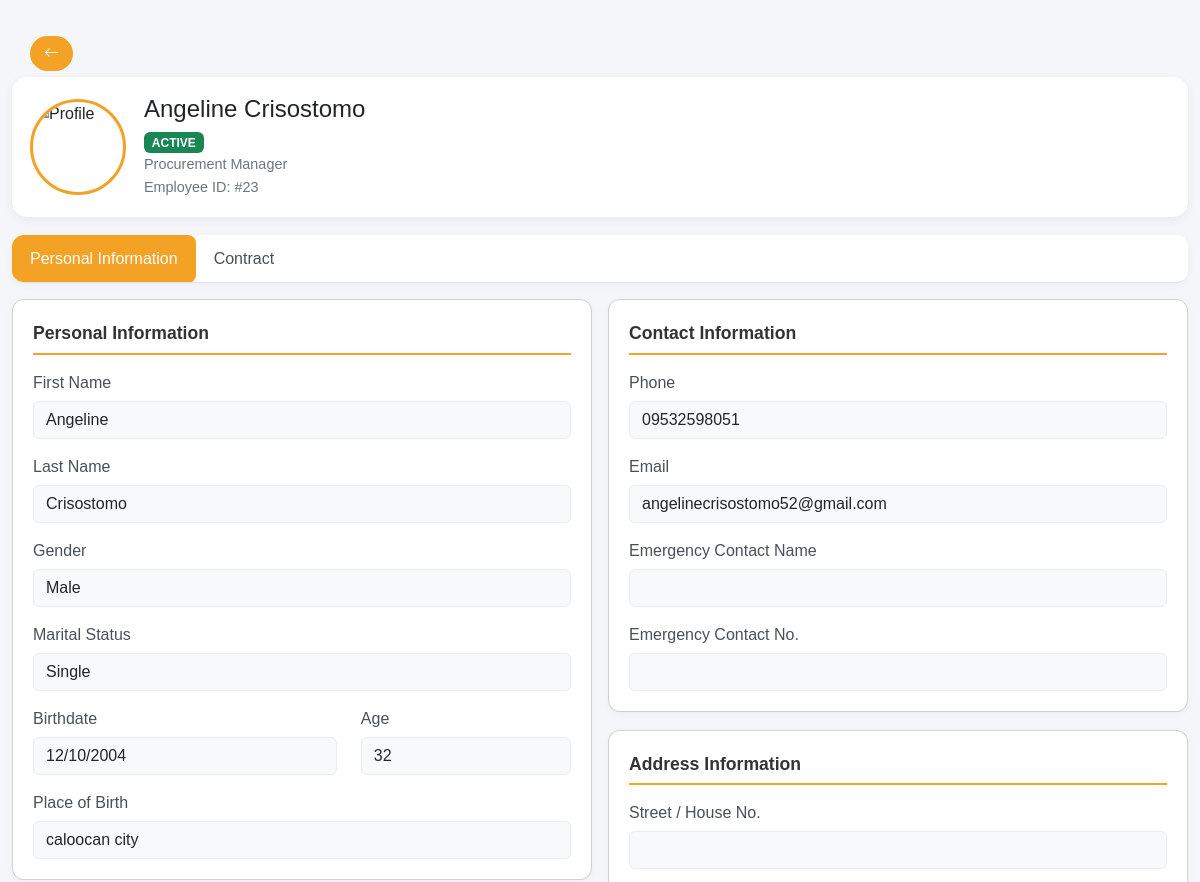
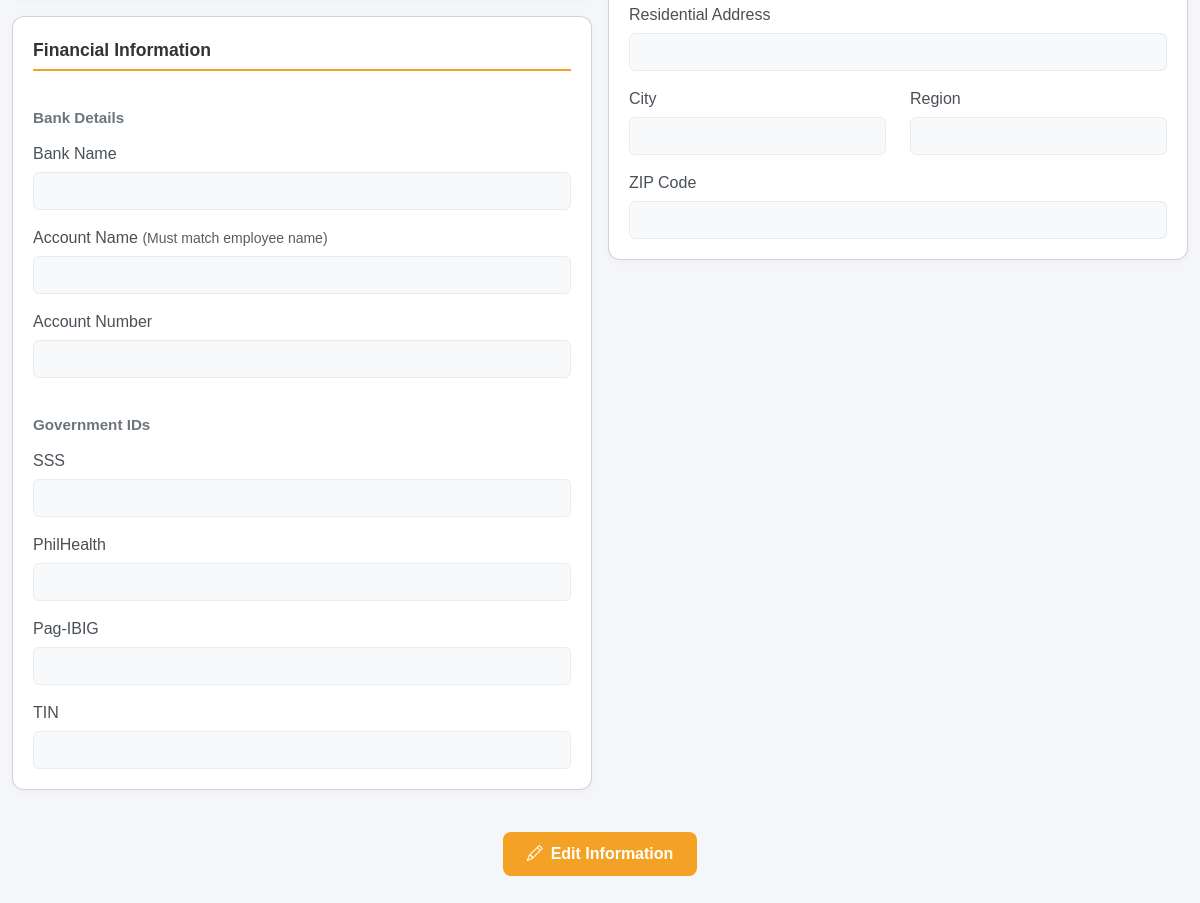
The app's page /public/hr/details.php?id=23 with its own data (2 pictures, top to bottom).
### tables this page shows
CREATE TABLE `employees` (
  `EmployeeID` int(11) NOT NULL,
  `DepartmentID` int(11) DEFAULT NULL,
  `Department` varchar(50) DEFAULT NULL,
  `Role` varchar(50) DEFAULT NULL,
  `FirstName` varchar(50) NOT NULL,
  `MiddleName` varchar(50) DEFAULT NULL,
  `LastName` varchar(50) NOT NULL,
  `Email` varchar(100) NOT NULL,
  `Landline` varchar(20) DEFAULT NULL,
  `EmergencyContactName` varchar(100) DEFAULT NULL,
  `EmergencyContactNumber` varchar(20) DEFAULT NULL,
  `image` varchar(255) DEFAULT NULL,
  `Phone` varchar(20) DEFAULT NULL,
  `HireDate` date NOT NULL,
  `BirthDate` date DEFAULT NULL,
  `Age` int(3) DEFAULT NULL,
  `PlaceOfBirth` varchar(100) DEFAULT NULL,
  `StreetAddress` varchar(255) DEFAULT NULL,
  `City` varchar(100) DEFAULT NULL,
  `ZipCode` varchar(20) DEFAULT NULL,
  `Gender` enum('Male','Female','Other') DEFAULT NULL,
  `MaritalStatus` enum('Single','Married','Divorced','Widowed') DEFAULT NULL,
  `Religion` varchar(50) DEFAULT NULL,
  `Salary` decimal(10,2) DEFAULT 0.00,
  `HourlyRate` decimal(10,2) NOT NULL DEFAULT 0.00,
  `BankAccountNumber` varchar(50) DEFAULT NULL,
  `StoreID` int(11) DEFAULT NULL,
  `Status` enum('Active','Inactive','On Leave','Terminated') DEFAULT 'Active',
  `CreatedAt` datetime DEFAULT current_timestamp(),
  `UpdatedAt` datetime DEFAULT current_timestamp() ON UPDATE current_timestamp(),
  `region` varchar(100) DEFAULT NULL
);

### public/hr/details.php (the view, shortened to what this page needs)
<?php
include('../../includes/dbconnection.php');
$id = intval($_GET['id']);
function val($row, $key) {
  return isset($row[$key]) ? htmlspecialchars($row[$key]) : '';
}
$query = mysqli_query($conn, "SELECT * FROM employees WHERE EmployeeID = '$id'");
$row = mysqli_fetch_array($query);
?>
<!DOCTYPE html>
<html lang="en">
<head>
  <link href="https://cdn.jsdelivr.net/npm/bootstrap@5.3.0/dist/css/bootstrap.min.css" rel="stylesheet">
  <link href="https://cdn.jsdelivr.net/npm/bootstrap-icons@1.10.5/font/bootstrap-icons.css" rel="stylesheet">
</head>
<body>
<div class="container container-xl py-4">
  <div class="back-button-container">
    <a href="employee_directory.php" class="btn custom-back-btn">
      <i class="bi bi-arrow-left"></i>
    </a>
  </div>
  <div class="profile-header">
    <img src="../uploads/<?php echo val($row,'image'); ?>" alt="Profile">
    <div>
      <h4 style="margin:0;"><?php echo val($row,'FirstName') . ' ' . val($row,'LastName'); ?></h4>
      <div style="margin-top:6px;">
        <span class="badge bg-success"><?php echo strtoupper(val($row,'Status')); ?></span>
      </div>
      <p class="small-muted mb-0"><?php echo val($row,'Role'); ?></p>
      <small class="small-muted">Employee ID: #<?php echo val($row,'EmployeeID'); ?></small>
    </div>
  </div>
  <ul class="nav nav-tabs" id="employeeTab" role="tablist">
    <li class="nav-item" role="presentation">
      <button class="nav-link active" id="personal-tab" data-bs-toggle="tab" data-bs-target="#personal" type="button">Personal Information</button>
    </li>
    <li class="nav-item" role="presentation">
      <button class="nav-link" id="contract-tab" data-bs-toggle="tab" data-bs-target="#contract" type="button">Contract</button>
    </li>
  </ul>
  <div class="tab-content" id="employeeTabContent">
    <div class="tab-pane fade show active" id="personal">
      <form method="POST" id="editForm" enctype="multipart/form-data">
        <div class="row g-3">
          <div class="col-lg-6 col-12">
            <div class="card">
              <div class="section-title">Personal Information</div>
              <div class="mb-3">
                <label class="form-label">First Name</label>
                <input class="form-control" name="FirstName" value="<?php echo val($row,'FirstName'); ?>" readonly>
              </div>
              <div class="mb-3">
                <label class="form-label">Last Name</label>
                <input class="form-control" name="LastName" value="<?php echo val($row,'LastName'); ?>" readonly>
              </div>
              <div class="mb-3">
                <label class="form-label">Gender</label>
                <input class="form-control" name="Gender" value="<?php echo val($row,'Gender'); ?>" readonly>
              </div>
              <div class="mb-3">
                <label class="form-label">Marital Status</label>
                <input class="form-control" name="MaritalStatus" value="<?php echo val($row,'MaritalStatus'); ?>" readonly>
              </div>
              <div class="row">
                <div class="col-md-7 mb-3">
                  <label class="form-label">Birthdate</label>
                  <input class="form-control" type="date" name="BirthDate" id="BirthDate" value="<?php echo val($row,'BirthDate'); ?>" readonly>
                </div>
                <div class="col-md-5 mb-3">
                  <label class="form-label">Age</label>
                  <input class="form-control" type="number" name="Age" id="Age" value="<?php echo val($row,'Age'); ?>" readonly>
                </div>
              </div>
              <div class="mb-0">
                <label class="form-label">Place of Birth</label>
                <input class="form-control" name="PlaceOfBirth" value="<?php echo val($row,'PlaceOfBirth'); ?>" readonly>
              </div>
            </div>
            <div class="card">
              <div class="section-title">Financial Information</div>
              <div class="subsection-title">Bank Details</div>
              <div class="mb-3">
                <label class="form-label">Bank Name</label>
                <input class="form-control" name="bank_name" value="<?php echo val($row,'bank_name'); ?>" readonly>
              </div>
              <div class="mb-3">
                <label class="form-label">Account Name <small class="text-muted">(Must match employee name)</small></label>
                <input class="form-control" name="account_name" value="<?php echo val($row,'account_name'); ?>" readonly>
              </div>
              <div class="mb-3">
                <label class="form-label">Account Number</label>
                <input class="form-control" name="account_number" value="<?php echo val($row,'account_number'); ?>" readonly>
              </div>
              <div class="subsection-title">Government IDs</div>
              <div class="mb-3">
                <label class="form-label">SSS</label>
                <input class="form-control" name="sss" value="<?php echo val($row,'sss'); ?>" readonly>
              </div>
              <div class="mb-3">
                <label class="form-label">PhilHealth</label>
                <input class="form-control" name="philhealth" value="<?php echo val($row,'philhealth'); ?>" readonly>
              </div>
              <div class="mb-3">
                <label class="form-label">Pag-IBIG</label>
                <input class="form-control" name="pag_ibig" value="<?php echo val($row,'pag_ibig'); ?>" readonly>
              </div>
              <div class="mb-0">
                <label class="form-label">TIN</label>
                <input class="form-control" name="tin" value="<?php echo val($row,'tin'); ?>" readonly>
              </div>
            </div>
          </div>
          <div class="col-lg-6 col-12">
            <div class="card">
              <div class="section-title">Contact Information</div>
              <div class="mb-3">
                <label class="form-label">Phone</label>
                <input class="form-control" name="Phone" value="<?php echo val($row,'Phone'); ?>" readonly>
              </div>
              <div class="mb-3">
                <label class="form-label">Email</label>
                <input class="form-control" name="Email" value="<?php echo val($row,'Email'); ?>" readonly>
              </div>
              <div class="mb-3">
                <label class="form-label">Emergency Contact Name</label>
                <input class="form-control" name="emergency_contact_name" value="<?php echo val($row,'emergency_contact_name'); ?>" readonly>
              </div>
              <div class="mb-0">
                <label class="form-label">Emergency Contact No.</label>
                <input class="form-control" name="emergency_contact_number" value="<?php echo val($row,'emergency_contact_number'); ?>" readonly>
              </div>
            </div>
            <div class="card">
              <div class="section-title">Address Information</div>
              <div class="mb-3">
                <label class="form-label">Street / House No.</label>
                <input class="form-control" name="street_house_no" value="<?php echo val($row,'street_house_no'); ?>" readonly>
              </div>
              <div class="mb-3">
                <label class="form-label">Residential Address</label>
                <input class="form-control" name="residential_address" value="<?php echo val($row,'residential_address'); ?>" readonly>
              </div>
              <div class="row">
                <div class="col-md-6 mb-3">
                  <label class="form-label">City</label>
                  <input class="form-control" name="city" value="<?php echo val($row,'city'); ?>" readonly>
                </div>
                <div class="col-md-6 mb-3">
                  <label class="form-label">Region</label>
                  <input class="form-control" name="region" value="<?php echo val($row,'region'); ?>" readonly>
                </div>
              </div>
              <div class="mb-0">
                <label class="form-label">ZIP Code</label>
                <input class="form-control" name="zip_code" value="<?php echo val($row,'zip_code'); ?>" readonly>
              </div>
            </div>
          </div>
        </div>
        <div class="edit-btn-row">
          <button type="button" id="editBtn" class="btn btn-theme"><i class="bi bi-pencil me-2"></i>Edit Information</button>
        </div>
      </form>
    </div>
  </div>
</div>
</body>
</html>

### public/hr/details.php (style rules this page uses)
body { background-color: #f4f6f9; font-family: 'Poppins', sans-serif; }
.container-xl { max-width:1200px; }
.profile-header { display:flex; align-items:center; background:#fff; border-radius:15px; padding:18px; box-shadow:0 3px 10px rgba(0,0,0,0.06); margin-bottom:18px; }
.profile-header img { width:96px; height:96px; border-radius:50%; object-fit:cover; margin-right:18px; border:3px solid #f4a226; }
.nav-tabs { background:#fff; border-radius:12px; box-shadow:0 2px 8px rgba(0,0,0,0.04); margin-bottom:16px; overflow:hidden; }
.nav-tabs .nav-link { color:#495057; font-weight:500; border:none; padding:12px 18px; }
.nav-tabs .nav-link.active { background-color:#f4a226 !important; color:white !important; border-radius:8px; }
.card { border-radius:12px; box-shadow:0 2px 8px rgba(0,0,0,0.03); background:#fff; padding:20px; margin-bottom:18px; }
.section-title { font-weight:600; font-size:1.1rem; margin-bottom:16px; color:#333; border-bottom:2px solid #f4a226; display:inline-block; padding-bottom:6px; }
.subsection-title { font-weight:600; font-size:0.95rem; color:#6c757d; margin-top:20px; margin-bottom:12px; }
.form-control[readonly] { background:#f8f9fa; border:1px solid #e9ecef; pointer-events:none; }
.btn-theme { background:#f4a226; color:#fff; border:none; font-weight:600; padding:10px 24px; border-radius:8px; transition: all 0.3s; }
.back-button-container { padding-top:12px; padding-left:18px; padding-bottom:6px; }
.custom-back-btn { background:#f4a226; color:white; border:none; border-radius:20px; font-weight:bold; padding:6px 14px; font-size:0.95rem; text-decoration:none; display:inline-flex; align-items:center; justify-content:center; transition: all 0.3s; }
.edit-btn-row { display:flex; justify-content:center; gap:12px; margin-top:24px; margin-bottom:30px; }
.small-muted { font-size:0.9rem; color:#6c757d; }
.form-label { font-weight:500; color:#495057; margin-bottom:6px; }

### records on screen
employees: FirstName "Angeline", LastName "Crisostomo", Status "ACTIVE", Role "Procurement Manager", EmployeeID "23", Gender "Male", MaritalStatus "Single", BirthDate "12/10/2004", Age "32", PlaceOfBirth "caloocan city", Phone "09532598051", Email "angelinecrisostomo52@gmail.com"
